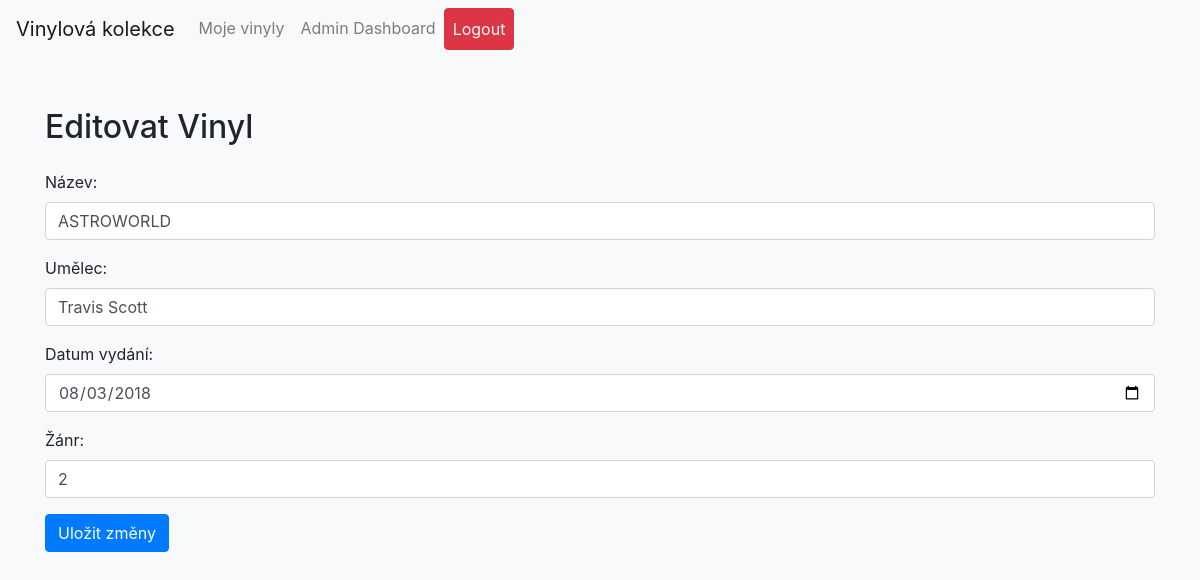
The page /Edit/EditovatVinyl.php?id=1 (signed in) on the database its author committed.
### tables this page shows
CREATE TABLE `vinyl` (
  `idvinyl` int(11) NOT NULL,
  `nazev` varchar(100) NOT NULL,
  `umelec` varchar(100) NOT NULL,
  `DatumVydani` date NOT NULL,
  `zanr_zanrID` int(11) NOT NULL
);

### Edit/EditovatVinyl.php (the view, shortened to what this page needs)
<?php
include '../components/Header.php';
include '../components/DBPropojeni.php';
$id = $_GET['id'];
$sql = "SELECT * FROM vinyl WHERE idvinyl = ?";
$stmt = $conn->prepare($sql);
$stmt->bind_param("i", $id);
$stmt->execute();
$result = $stmt->get_result();
$row = $result->fetch_assoc();
?>
<!DOCTYPE html>
<html lang="en">
<head>
    <link rel="stylesheet" href="https://stackpath.bootstrapcdn.com/bootstrap/4.5.2/css/bootstrap.min.css">
</head>
<body>
    <div class="container">
        <h2 class="my-4">Editovat Vinyl</h2>
        <form action="" method="post">
            <div class="form-group">
                <label for="nazev">Název:</label>
                <input type="text" name="nazev" class="form-control" value="<?php echo $row['nazev']; ?>">
            </div>
            <div class="form-group">
                <label for="umelec">Umělec:</label>
                <input type="text" name="umelec" class="form-control" value="<?php echo $row['umelec']; ?>">
            </div>
            <div class="form-group">
                <label for="DatumVydani">Datum vydání:</label>
                <input type="date" name="DatumVydani" class="form-control" value="<?php echo $row['DatumVydani']; ?>">
            </div>
            <div class="form-group">
                <label for="zanr_zanrID">Žánr:</label>
                <input type="text" name="zanr_zanrID" class="form-control" value="<?php echo $row['zanr_zanrID']; ?>">
            </div>
            <button type="submit" class="btn btn-primary">Uložit změny</button>
        </form>
    </div>
</body>
</html>

### Edit/EditovatVinyl.php (style rules this page uses)
body { background-color: #f8f9fa; }
.container { margin-top: 50px; }

### rows shown on the page
vinyl: nazev "ASTROWORLD", umelec "Travis Scott", DatumVydani "08/03/2018", zanr_zanrID "2"
